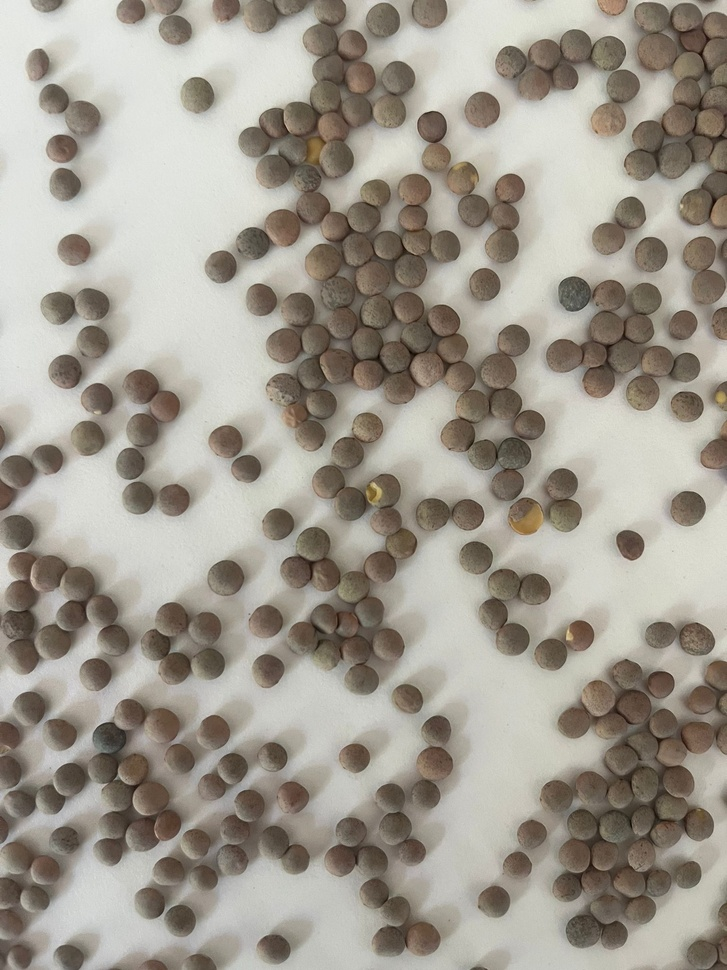
#> input picture projects/digits_recognition/ejemplo_cogido_de_github/images/lentejas.jpeg, 727 x 970 px, shrunk from 1536 x 2048 before the run
$ jupyter execute contar_lentejas.ipynb
#> lines starting #> are read from the running program, lines starting #| are printed output that depends on the picture
[cell 1]
import cv2
import numpy as np
import matplotlib.pyplot as plt

def frame_imshow_vis(img, tit = 'image'):
    cv2.imshow(tit, img)
    cv2.waitKey(0)
    cv2.destroyAllWindows()

def frame_plt_vis(img, fsize = (8, 8)):
    f, ax = plt.subplots(figsize=fsize)
    ax.imshow(cv2.cvtColor(img, cv2.COLOR_BGR2RGB))
    ax.axis('off')
    return ax

[cell 2]
image = cv2.imread('images/lentejas.jpeg')
#> image is the input picture: shape (970, 727, 3); mean B, G, R 144.8, 155.4, 161.3
frame_plt_vis(image);

[cell 3]
gray = cv2.cvtColor(image, cv2.COLOR_BGR2GRAY)
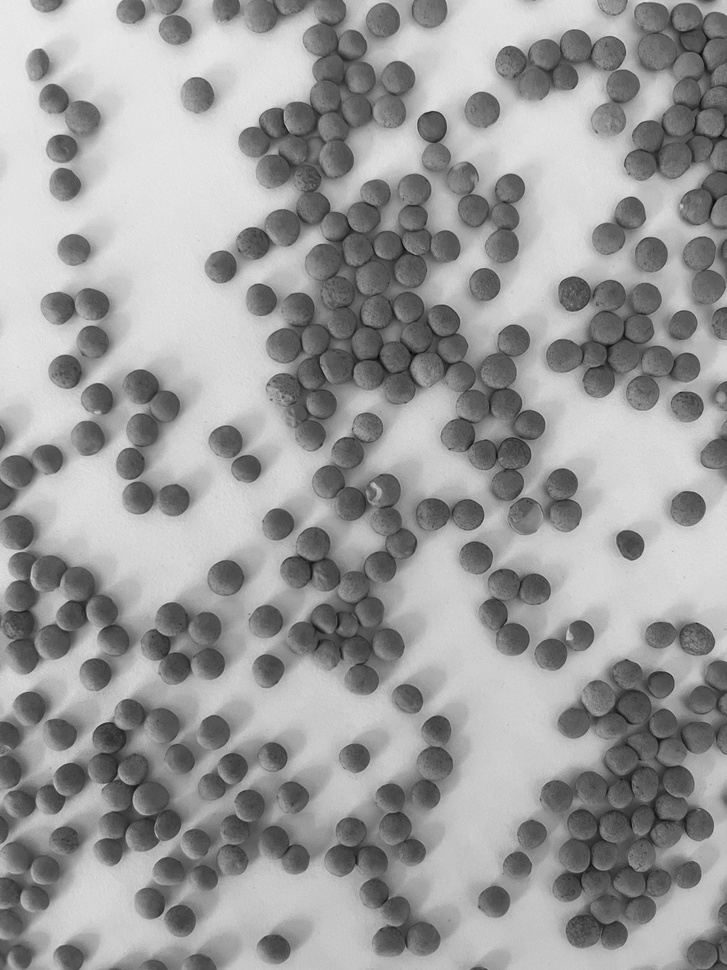
#> gray: shape (970, 727); min 7, max 236, mean 156
blur = cv2.GaussianBlur(gray, (11, 11), 0)
# _, umbral = cv2.threshold(blur, 120, 255, cv2.THRESH_BINARY)

canny = cv2.Canny(blur, 80, 160)
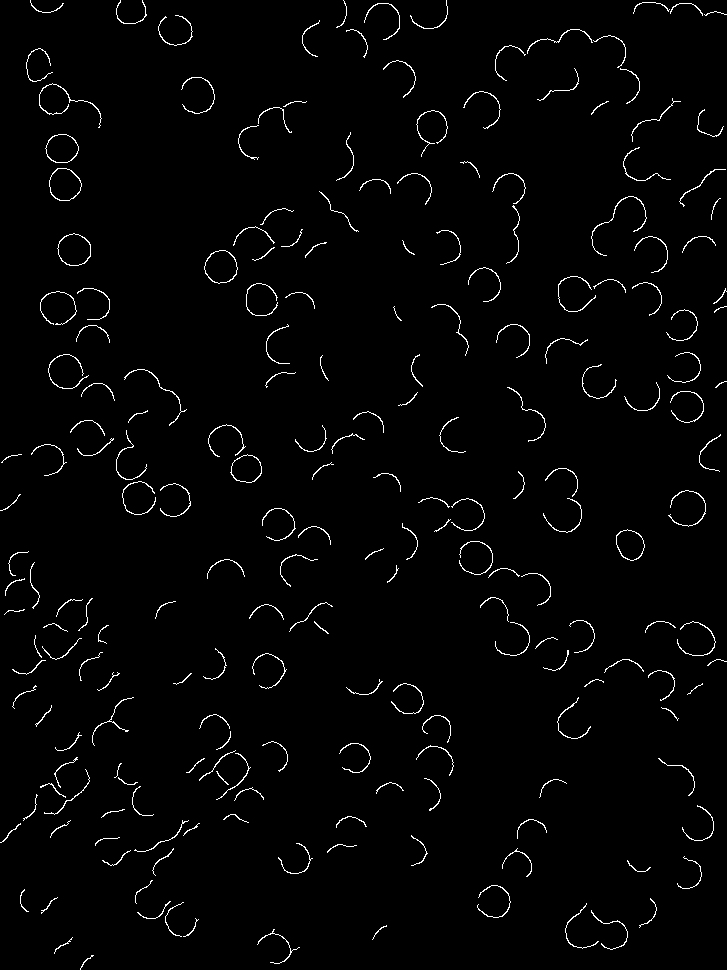
#> canny: shape (970, 727); 1.9% white in thin lines or dots

frame_plt_vis(canny);
